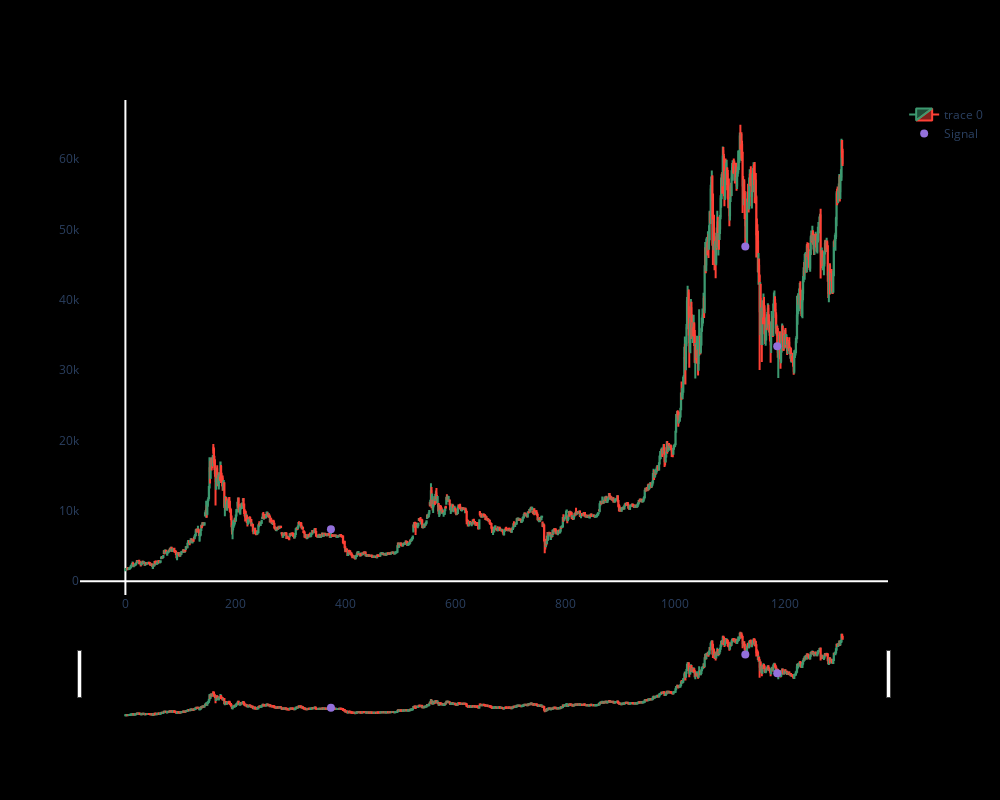

Notebook code for this chart:
### Code cell
data['pointpos'] = data.apply(lambda row: pointpos(row,"signal"), axis=1)
plot_with_signal(data[:])

### Figure 1 — Plotly figure (JSON) as saved in the notebook; plotly's stock layout.template omitted (floating-point values rounded to 4 significant figures; data arrays with more than 128 entries replaced by an {"elided": "..."} marker saying what was removed)
{"data": [{"close": {"elided": "1306 int values"}, "high": {"elided": "1306 int values"}, "low": {"elided": "1306 int values"}, "open": {"elided": "1306 int values"}, "type": "candlestick", "x": {"elided": "1306 int values"}}, {"marker": {"color": "MediumPurple", "size": 8}, "mode": "markers", "name": "Signal", "type": "scatter", "x": {"elided": "1306 int values"}, "y": {"elided": "1306 float values"}}], "layout": {"autosize": false, "height": 800, "paper_bgcolor": "black", "plot_bgcolor": "black", "width": 1000, "xaxis": {"gridcolor": "black"}, "yaxis": {"gridcolor": "black"}}}
